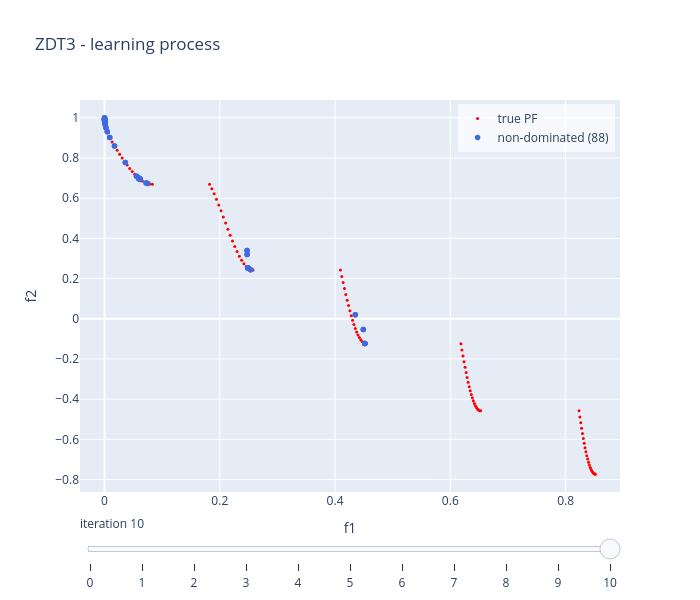

Write notebook code for a chart like this one.
### Code cell
choquet_model.visualise("learning", show = False)
